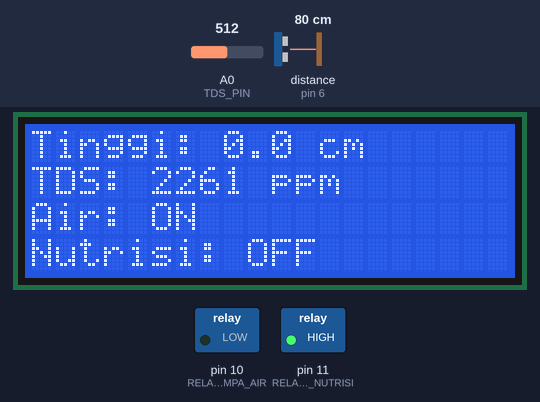
Simulated run of this sketch. Board: Arduino Uno, built with avr-gcc and run on an emulated ATmega328P. Parts: 20×4 character LCD, switched loads named in the sketch (green lamp = pin HIGH). Wiring (inferred from the names in the program): ultrasonic range finder: trigger pin 5; echo pin 6. Inputs (shaded band) come from the test bench; at power-on: A0 (TDS_PIN) = 512, distance to the obstacle (sensor on pin 6) 80 cm. The echo pulse lasts 58.3 µs per cm; pins used as bus, display or sensor lines are not drawn.

Above: at 3.2 s.
3.3 s: A0 (TDS_PIN) set to 260
At 5.6 s:
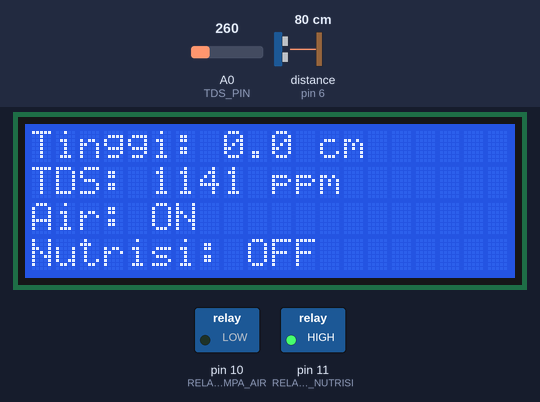
6.0 s: A0 (TDS_PIN) set to 238
At 6.8 s:
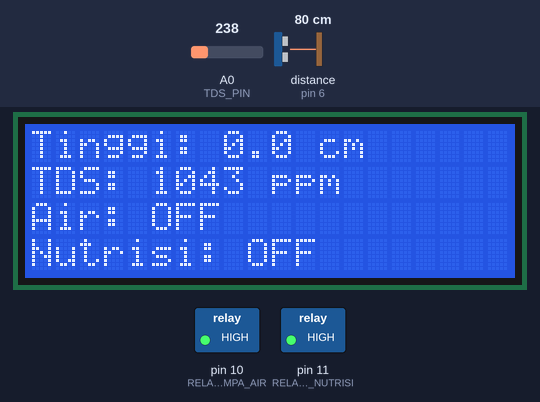
8.7 s: A0 (TDS_PIN) set to 194
At 11.4 s:
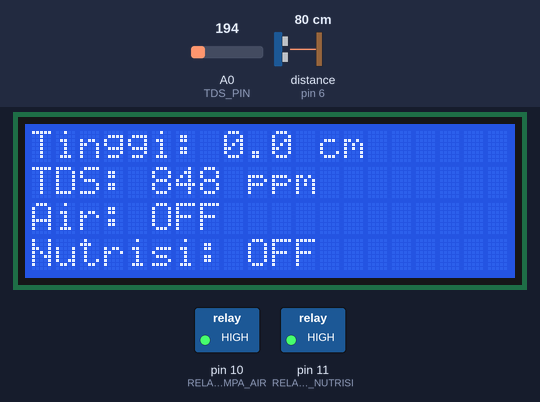
11.8 s: A0 (TDS_PIN) set to 175
At 13.7 s:
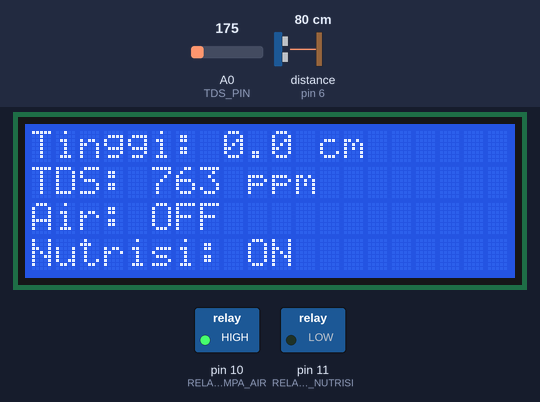
14.5 s: distance to the obstacle (sensor on pin 6) set to 22 cm
20.5 s: distance to the obstacle (sensor on pin 6) set to 19 cm
At 21.3 s:
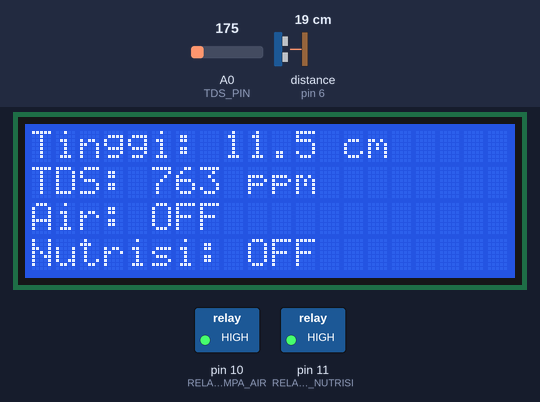
Timing chart, 0 to 23.5 s (numbered marks = the images above; inputs shaded):
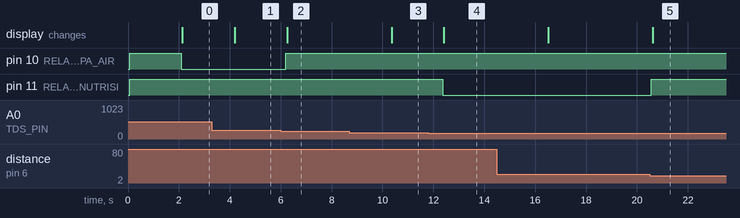

Measured:
- the behaviour switches between 251 and 250 on A0 (TDS_PIN) (found by bisection; images 1 and 2)
- the behaviour switches between 184 and 183 on A0 (TDS_PIN) (found by bisection; images 3 and 4)
- the behaviour switches between 21 and 20 cm on distance to the obstacle (sensor on pin 6) (found by bisection; images 4 and 5)
- after the input at 3.3 s, the display: changes after 0.89 s (image 1)
- after the input at 6.0 s, pin 10 (RELAY_POMPA_AIR): LOW → HIGH after 0.20 s; the display: changes after 0.25 s (image 2)
- after the input at 8.7 s, the display: changes after 1.7 s (image 3)
- after the input at 11.8 s, pin 11 (RELAY_POMPA_NUTRISI): HIGH → LOW after 0.56 s; the display: changes after 0.61 s (image 4)
- after the input at 20.5 s, pin 11 (RELAY_POMPA_NUTRISI): LOW → HIGH after 0.07 s; the display: changes after 0.12 s (image 5)

The sketch:

sistem_otomatisasi_pencampuran_larutan__nutrisi.ino
```cpp
#include <Wire.h>
#include <LiquidCrystal_I2C.h>

// === Konfigurasi LCD 20x4 ===
LiquidCrystal_I2C lcd(0x27, 20, 4);

// === Pin Relay ===
#define RELAY_POMPA_AIR 10
#define RELAY_POMPA_NUTRISI 11

// === Sensor TDS ===
#define TDS_PIN A0

// === Sensor JSN-SR04T ===
#define TRIG_PIN 5
#define ECHO_PIN 6

// === Batasan Parameter ===
#define TINGGI_BATAS_CM 10.0
#define PPM_MIN 800
#define PPM_MAX 1100

bool pumpAirState = false;
bool pumpNutrisiState = false;

void setup() {
  Serial.begin(9600);
  lcd.begin(20, 4);
  lcd.backlight();

  pinMode(RELAY_POMPA_AIR, OUTPUT);
  pinMode(RELAY_POMPA_NUTRISI, OUTPUT);
  digitalWrite(RELAY_POMPA_AIR, HIGH);       // Mati di awal
  digitalWrite(RELAY_POMPA_NUTRISI, HIGH);   // Mati di awal

  pinMode(TRIG_PIN, OUTPUT);
  pinMode(ECHO_PIN, INPUT);

  lcd.setCursor(0, 0);
  lcd.print("Sistem Nutrisi Aktif");
  delay(2000);
}

float bacaTinggiAirCM() {
  digitalWrite(TRIG_PIN, LOW);
  delayMicroseconds(2);
  digitalWrite(TRIG_PIN, HIGH);
  delayMicroseconds(10);
  digitalWrite(TRIG_PIN, LOW);

  long durasi = pulseIn(ECHO_PIN, HIGH);
  float jarak = durasi * 0.034 / 2.0;
  float tinggiMaks = 30.0;
  float tinggiAir = tinggiMaks - jarak;
  return max(0.0, min(tinggiAir, tinggiMaks));
}

int bacaTDS() {
  int analogValue = analogRead(TDS_PIN);
  float voltage = analogValue * (5.0 / 1023.0);
  int ppm = (voltage - 0.015) / 0.0011;
  return ppm;
}

void loop() {
  float tinggi = bacaTinggiAirCM();
  int ppm = bacaTDS();

  // === Logika Kontrol Pompa ===
  if (tinggi >= TINGGI_BATAS_CM) {
    digitalWrite(RELAY_POMPA_AIR, HIGH);
    digitalWrite(RELAY_POMPA_NUTRISI, HIGH);
    pumpAirState = false;
    pumpNutrisiState = false;
  } else {
    if (ppm > PPM_MAX) {
      digitalWrite(RELAY_POMPA_AIR, LOW);    // Pompa air hidup
      digitalWrite(RELAY_POMPA_NUTRISI, HIGH);
      pumpAirState = true;
      pumpNutrisiState = false;
    } else if (ppm < PPM_MIN) {
      digitalWrite(RELAY_POMPA_AIR, HIGH);
      digitalWrite(RELAY_POMPA_NUTRISI, LOW); // Pompa nutrisi hidup
      pumpAirState = false;
      pumpNutrisiState = true;
    } else {
      digitalWrite(RELAY_POMPA_AIR, HIGH);
      digitalWrite(RELAY_POMPA_NUTRISI, HIGH);
      pumpAirState = false;
      pumpNutrisiState = false;
    }
  }

  // === Tampilkan ke LCD ===
  lcd.clear();
  lcd.setCursor(0, 0);
  lcd.print("Tinggi: ");
  lcd.print(tinggi, 1);
  lcd.print(" cm");

  lcd.setCursor(0, 1);
  lcd.print("TDS: ");
  lcd.print(ppm);
  lcd.print(" ppm");

  lcd.setCursor(0, 2);
  lcd.print("Air: ");
  lcd.print(pumpAirState ? "ON " : "OFF");

  lcd.setCursor(0, 3);
  lcd.print("Nutrisi: ");
  lcd.print(pumpNutrisiState ? "ON" : "OFF");

  delay(2000);
}
```
